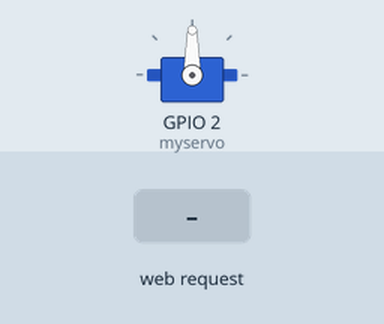
Recording of a sketch running on a simulated ESP8266 (NodeMCU). Shown: servo. The test bench sets the inputs (shaded band). WiFi joins after 1.5 s; servers stay silent unless stated; what the sketch prints to the serial monitor is not drawn.

Above: at 2.7 s.
2.8 s: HTTP request GET /LED=ON received
At 3.1 s:
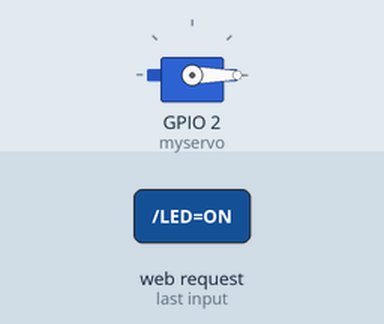
4.3 s: HTTP request GET /LED=OFF received
At 5.4 s:
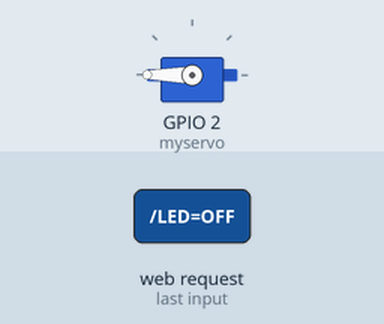
Timing chart, 0 to 7.3 s (numbered marks = the images above; inputs shaded):
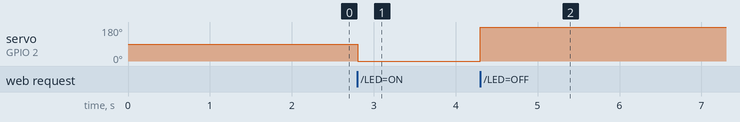

Measured:
- after the input at 2.8 s, servo on GPIO 2 (myservo): 90° → 0° at once
- after the input at 4.3 s, servo on GPIO 2 (myservo): 0° → 180° at once

The sketch:

ServoFaceMaskDetection.ino
```cpp
#include <ESP8266WiFi.h>
#include <Servo.h>

const char* ssid = "DnDn";
const char* password = "MeowMoeww";


WiFiServer server(80);
Servo myservo;

void setup() {
  myservo.attach(2);


  Serial.begin(115200);
  Serial.println();
  Serial.print("Wifi connecting to ");
  Serial.println( ssid );

  WiFi.begin(ssid,password);

  Serial.println();
  Serial.print("Connecting");

  while( WiFi.status() != WL_CONNECTED ){
      delay(500);
      Serial.print(".");
  }


  Serial.println();

  Serial.println("Wifi Connected Success!");
  Serial.print("NodeMCU IP Address : ");
  Serial.println(WiFi.localIP() );

  server.begin();
  Serial.println("NodeMCU Server started");

  // Print the IP address
  Serial.print("Use this URL to connect: ");
  Serial.print("http://");
  Serial.print(WiFi.localIP());
  Serial.println("/");

}

void loop() {

    // Check if a client has connected
  WiFiClient client = server.available();
  if (!client) {
    return;
  }

  // Wait until the client sends some data
  Serial.println("Hello New client");
  while(!client.available()){
    delay(1);
  }

   // Read the first line of the request
  String request = client.readStringUntil('\r');
  Serial.println(request);
  client.flush();

   // Match the request

  int value = LOW;
  if (request.indexOf("/LED=ON") != -1)  {
    myservo.write(0);
  }
  if (request.indexOf("/LED=OFF") != -1)  {
    myservo.write(180);
  }

// Set ledPin according to the request
//digitalWrite(ledPin, value);

  // Return the response
  client.println("HTTP/1.1 200 OK");
  client.println("Content-Type: text/html");
  client.println(""); //  do not forget this one
  client.println("<!DOCTYPE HTML>");
  client.println("<html>");


  client.println("<br><br>");
  client.println("<a href=\"/LED=ON\"\"><button>Turn On </button></a>");
  client.println("<a href=\"/LED=OFF\"\"><button>Turn Off </button></a><br />");
  client.println("</html>");

  delay(1);
  Serial.println("Client disonnected");
  Serial.println("");

}
```
